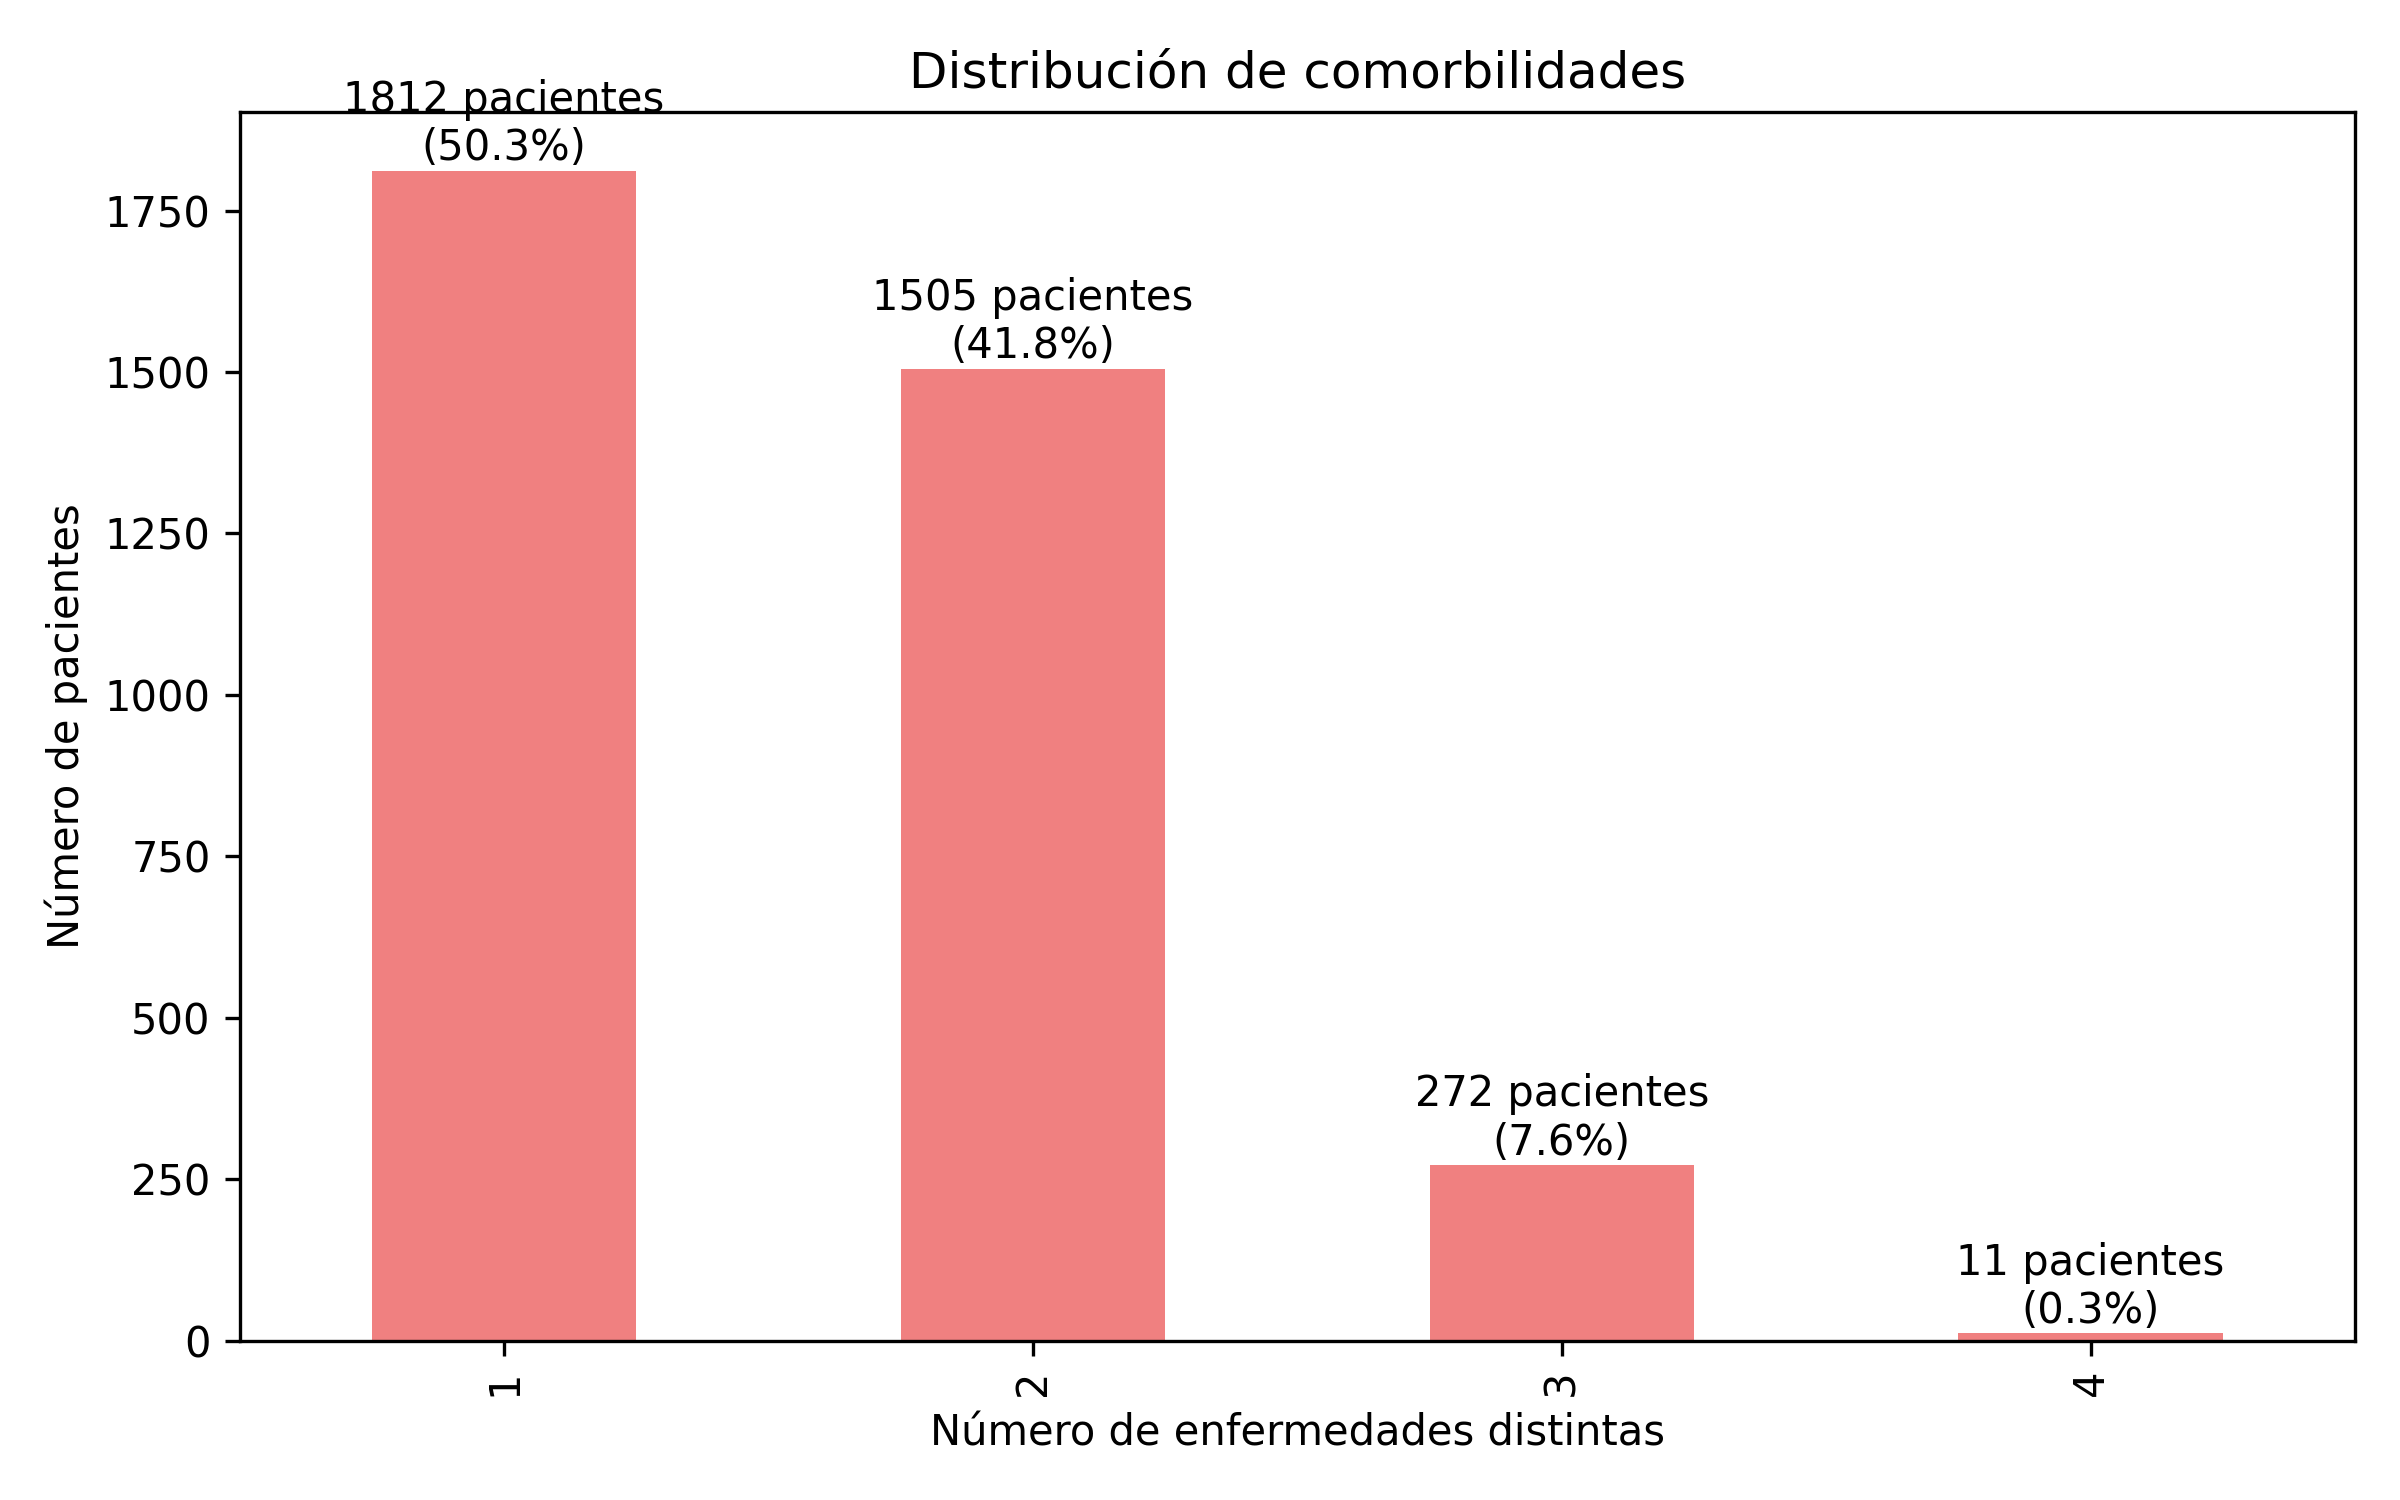

This chart was generated by the following Python code:
import pandas as pd
import matplotlib
matplotlib.use("Agg")
import matplotlib.pyplot as plt

# Cargar archivo
df = pd.read_csv('C:/Users/Lenovo/Desktop/4 GIB/PRACTICAS HOSPI/GIT/semana2/pysynthea/src/pysynthea/plot/conditions.csv')

# Diccionario de mapeo para clasificar enfermedades
mapping = {
    'diabetes': ['diabetes'],
    'pancreatitis aguda': ['acute pancreatitis'],
    'pancreatitis crónica': ['chronic pancreatitis'],
    'MCN': ['mucinous cystic neoplasm'],
    'IPMN': ['intraductal papillary mucinous'],
    'PanIN': ['pancreatic intraepithelial neoplasia']
}

# Función para clasificar descripciones
def classify(desc):
    d = str(desc).lower()
    for k, kws in mapping.items():
        for kw in kws:
            if kw in d:
                return k
    return None

# Crear columna con la clasificación
df['disease'] = df['DESCRIPTION'].apply(classify)

# Eliminar filas sin enfermedad reconocida
df_clean = df.dropna(subset=['disease'])

# Contar cuántas enfermedades distintas tiene cada paciente
disease_counts = df_clean.groupby('PATIENT')['disease'].nunique()

# Contar cuántos pacientes tienen 1, 2, 3, 4 ... enfermedades
counts = disease_counts.value_counts().sort_index()
percent = counts / counts.sum() * 100

# Gráfica
plt.figure(figsize=(8, 5))
ax = counts.plot(kind='bar', color='lightcoral')
plt.ylabel("Número de pacientes")
plt.xlabel("Número de enfermedades distintas")
plt.title("Distribución de comorbilidades")

# Añadir porcentaje y número absoluto sobre cada barra
for i, (count, perc) in enumerate(zip(counts, percent)):
    ax.text(i, count + 2, f"{count} pacientes\n({perc:.1f}%)", ha='center', va='bottom')

plt.tight_layout()
plt.savefig("comorbilidades.png", dpi=300)
print("Plot guardado como comorbilidades.png")


